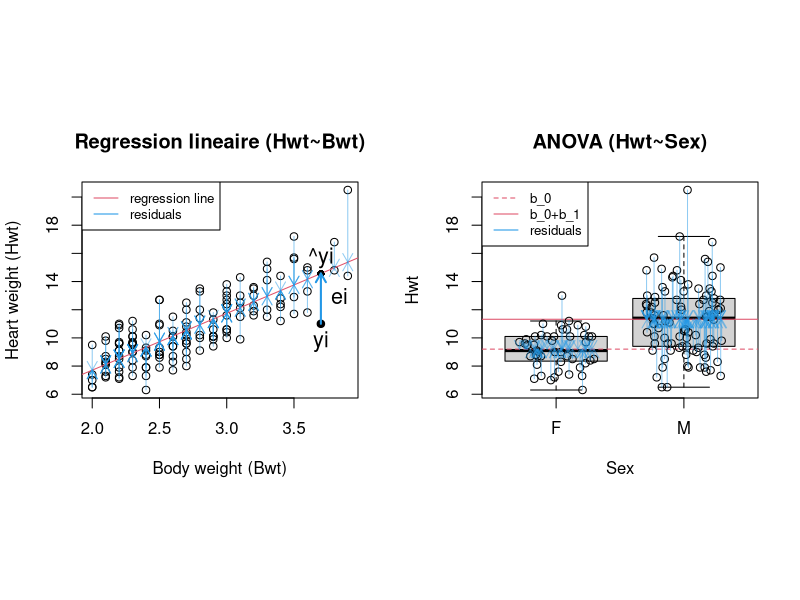

Generate this figure with R:
## ---- chunk 1
d = MASS::cats
m = lm(Hwt~Bwt, d)
layout(matrix(1:2, 1), respect=TRUE)
plot(
  m$model$Bwt, m$model$Hwt,
  xlab="Body weight (Bwt)", ylab="Heart weight (Hwt)",
  main="Regression lineaire (Hwt~Bwt)"
)
abline(m, col=2)
arrows(d$Bwt, d$Hwt, d$Bwt, d$Hwt-m$residuals, col=adjustcolor(4, alpha.f=0.5), length=0.1)

i = 140
points(m$model[i,]$Bwt, m$model[i,]$Hwt,  pch=16)
points(m$model[i,]$Bwt, d[i,]$Hwt-m$residuals[i],  pch=16)
arrows(d[i,]$Bwt, d[i,]$Hwt, d[i,]$Bwt, d[i,]$Hwt-m$residuals[i], col=4, lwd=2, length=0.1)
text(m$model[i,]$Bwt, m$model[i,]$Hwt, "yi", pos=1, cex=1.3)
text(m$model[i,]$Bwt, d[i,]$Hwt-m$residuals[i]/2,  "ei", pos=4, cex=1.3)
text(m$model[i,]$Bwt, d[i,]$Hwt-m$residuals[i],  "^yi", pos=3, cex=1.3)



legend("topleft",c("regression line", "residuals"), col=c(2,4), lty=1, cex=.8)


# plot(d$Sex, d$Hwt, main="ANOVA (Hwt~Sex)", xlab="Sex", ylab="Hwt")
boxplot(Hwt~Sex, d, main="ANOVA (Hwt~Sex)", xlab="Sex", ylab="Hwt", outline=FALSE, ylim=range(d$Hwt))
m = lm(Hwt~Sex, d)
m$coefficients
abline(h=m$coefficients[[1]] + m$coefficients[[2]], col=2)
abline(h=m$coefficients[[1]], col=2, lty=2)

x = jitter(as.numeric(d$Sex), 1.5)
points(x, d$Hwt)
arrows(x, d$Hwt, x, d$Hwt-m$residuals, col=adjustcolor(4, alpha.f=0.5), length=0.1)
legend("topleft",c("b_0", "b_0+b_1", "residuals"), col=c(2,2,4), lty=c(2,1,1), cex=.8)

# t.test
# 1 null hypothesis
# H_0: p_h==_f
# H_1: p_h!=p_f
# 2 risk
# alpha = 5%
# 3 test hypothesis
# residuals~N?
shapiro.test(d[d$Sex=="F",]$Hwt)
shapiro.test(d[d$Sex=="M",]$Hwt)
# -> OK
# 4 t.test
t.test(d[d$Sex=="F",]$Hwt, d[d$Sex=="M",]$Hwt)
anova(m)
# 5 conclusion
